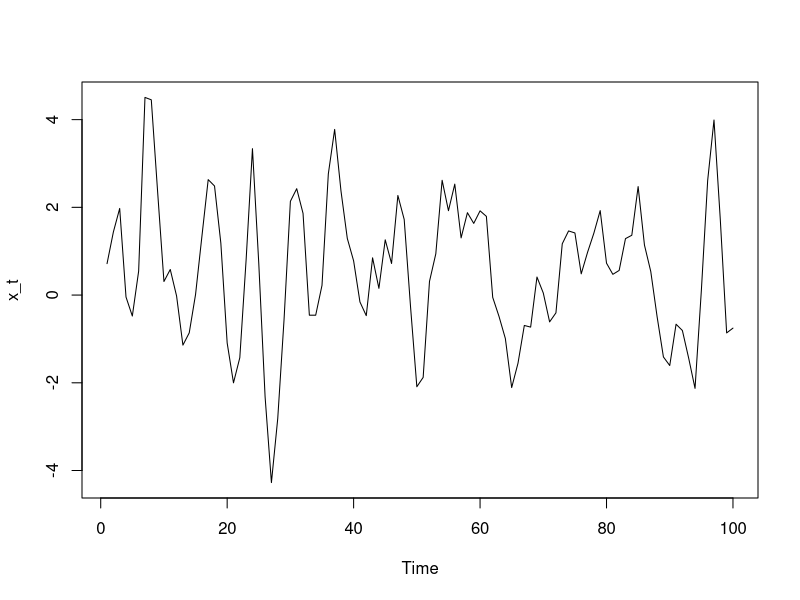
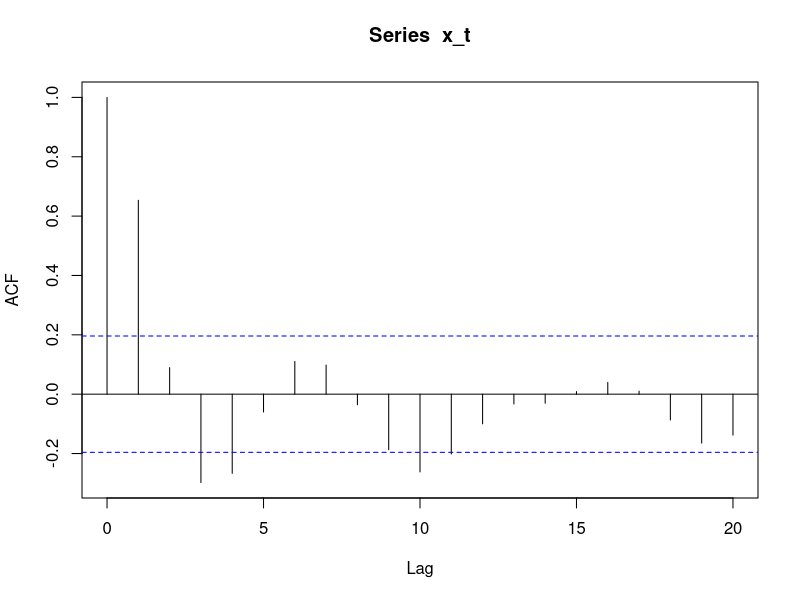

Generate these figures, in order, with R:
ALPHA <- c(0.4,-0.2) #p=2
BETA <- c(0.7,0.5) #q=2

BIG_T <- 100

SIGMA_W <- 1

w_t <- rnorm(BIG_T,mean=0,sd=SIGMA_W)
x_t <- w_t

for(t in (max(length(BETA),length(ALPHA))+1):BIG_T){
  allSum <- 0
  for(s in 1:(length(BETA))){
    allSum <- allSum+BETA[s]*w_t[t-s]
  }
  x_t[t] <- w_t[t] + allSum + 
    ALPHA[1]*x_t[t-1] + ALPHA[2]*x_t[t-2]
  
}

ts.plot(x_t)
acf(x_t)